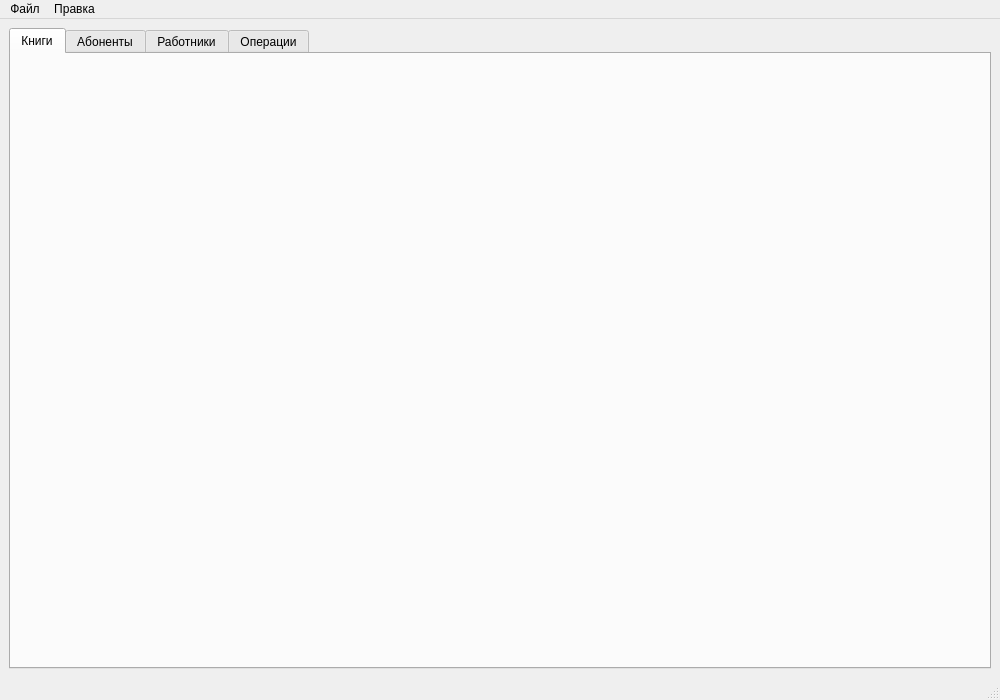
<?xml version="1.0" encoding="UTF-8"?>
<ui version="4.0">
 <class>MainWindow</class>
 <widget class="QMainWindow" name="MainWindow">
  <property name="geometry">
   <rect>
    <x>0</x>
    <y>0</y>
    <width>1000</width>
    <height>700</height>
   </rect>
  </property>
  <property name="windowTitle">
   <string>Система управления библиотекой</string>
  </property>
  <widget class="QWidget" name="centralwidget">
   <layout class="QVBoxLayout" name="verticalLayout">
    <item>
     <widget class="QTabWidget" name="tabWidget">
      <property name="currentIndex">
       <number>0</number>
      </property>
      <widget class="QWidget" name="booksTab">
       <attribute name="title">
        <string>Книги</string>
       </attribute>
      </widget>
      <widget class="QWidget" name="membersTab">
       <attribute name="title">
        <string>Абоненты</string>
       </attribute>
      </widget>
      <widget class="QWidget" name="employeesTab">
       <attribute name="title">
        <string>Работники</string>
       </attribute>
      </widget>
      <widget class="QWidget" name="operationsTab">
       <attribute name="title">
        <string>Операции</string>
       </attribute>
      </widget>
     </widget>
    </item>
   </layout>
  </widget>
  <widget class="QMenuBar" name="menubar">
   <property name="geometry">
    <rect>
     <x>0</x>
     <y>0</y>
     <width>1000</width>
     <height>22</height>
    </rect>
   </property>
   <widget class="QMenu" name="menuFile">
    <property name="title">
     <string>Файл</string>
    </property>
    <addaction name="actionSave"/>
    <addaction name="actionLoad"/>
   </widget>
   <widget class="QMenu" name="menuEdit">
    <property name="title">
     <string>Правка</string>
    </property>
    <addaction name="actionUndo"/>
    <addaction name="actionRedo"/>
   </widget>
   <addaction name="menuFile"/>
   <addaction name="menuEdit"/>
  </widget>
  <widget class="QStatusBar" name="statusbar"/>
  <action name="actionSave">
   <property name="text">
    <string>Сохранить</string>
   </property>
   <property name="shortcut">
    <string>Ctrl+S</string>
   </property>
  </action>
  <action name="actionLoad">
   <property name="text">
    <string>Загрузить</string>
   </property>
   <property name="shortcut">
    <string>Ctrl+O</string>
   </property>
  </action>
  <action name="actionUndo">
   <property name="text">
    <string>Отменить</string>
   </property>
   <property name="shortcut">
    <string>Ctrl+Z</string>
   </property>
  </action>
  <action name="actionRedo">
   <property name="text">
    <string>Повторить</string>
   </property>
   <property name="shortcut">
    <string>Ctrl+Y</string>
   </property>
  </action>
 </widget>
 <resources/>
 <connections/>
</ui>
